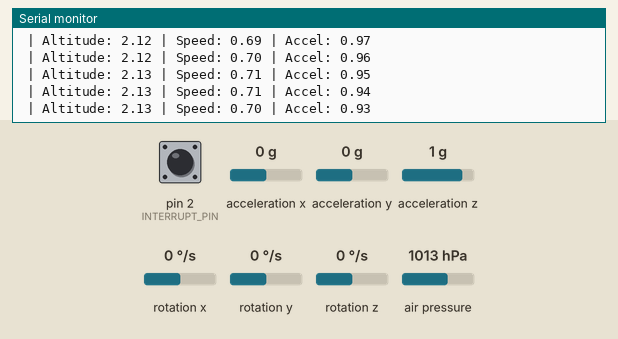
Bench run of a sketch on a simulated Arduino Uno, built with avr-gcc and run on an emulated ATmega328P. Parts: the last lines printed to the serial monitor. The inputs (shaded band) are chosen by the test bench; at power-on: acceleration x 0 g, acceleration y 0 g, acceleration z 1 g, air pressure 1013 hPa, pin 2 (INTERRUPT_PIN) LOW, rotation x 0 °/s, rotation y 0 °/s, rotation z 0 °/s. The sensor or clock chip raises its interrupt line as the real part does.

Above: at 1.7 s.
1.8 s: acceleration x set to -1.4 g
At 1.84 s:
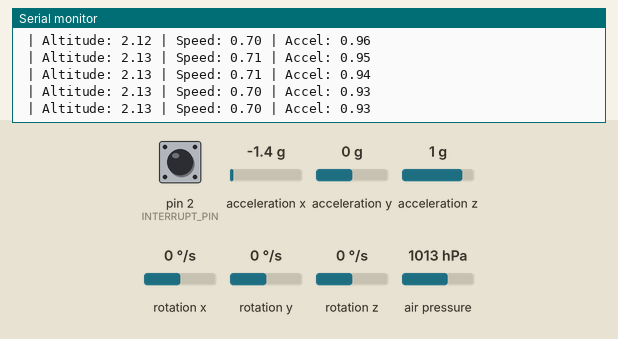
4.8 s: acceleration y set to -1.4 g
At 4.92 s:
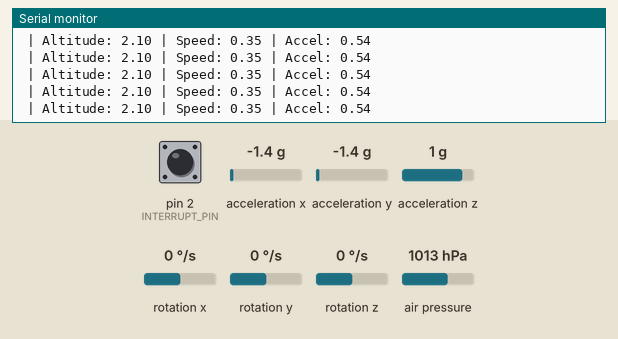
6.3 s: acceleration z set to -1.4 g
At 6.39 s:
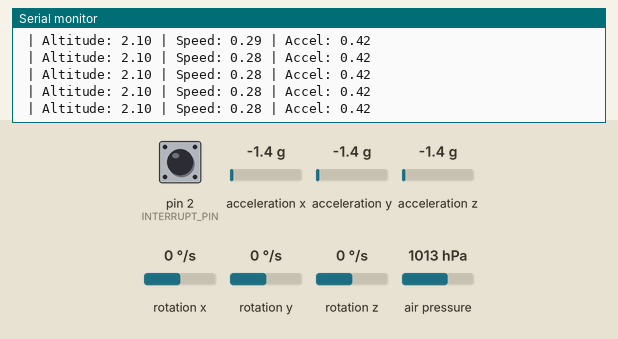
7.8 s: air pressure set to 952 hPa
At 7.85 s:
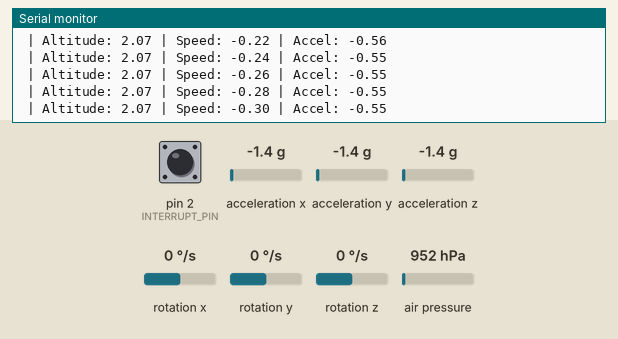
Timing chart, 0 to 10.3 s (numbered marks = the images above; inputs shaded):
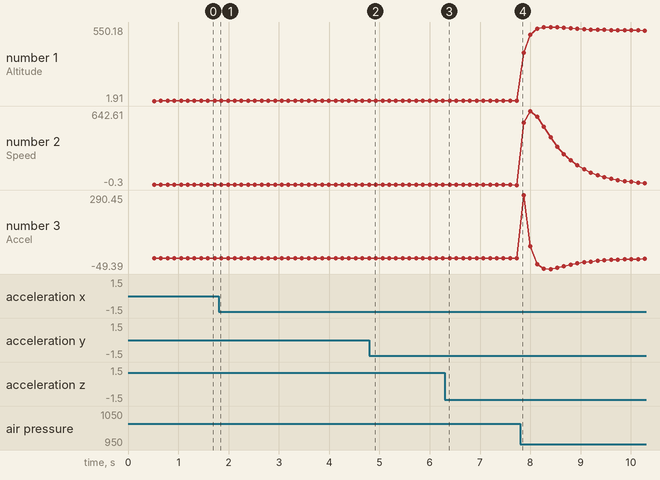

Measured:
- plotted number 1: 2.13 → 2.1 after the input at 1.8 s, 2.1 → 2.07 after the input at 6.3 s, 2.07 → 524.21 after the input at 7.8 s
- plotted number 2: 0.7 → 0.35 after the input at 1.8 s, 0.35 → 0.28 after the input at 4.8 s, 0.28 → -0.3 after the input at 6.3 s, -0.3 → 16.7 after the input at 7.8 s
- plotted number 3: 0.93 → 0.54 after the input at 1.8 s, 0.54 → 0.42 after the input at 4.8 s, 0.42 → -0.55 after the input at 6.3 s, -0.55 → -2.91 after the input at 7.8 s

The sketch:

1.0.ino
```cpp
#include <Wire.h>
#include <Adafruit_BMP280.h>
#include "MPU6050_6Axis_MotionApps20.h"

//kalkis icin hiz verisi 5 m/s den buyuk

//leds
const uint8_t LEDa = 27;
const uint8_t LEDb = 26;
const uint8_t LEDc = 25;
const uint8_t LEDd = 33;
const uint8_t LEDe = 32;

const uint8_t LED[5] = { LEDa, LEDb, LEDc, LEDd, LEDe };

int x=0;
const int chipSelect = 53; // SD kart modülü CS pini

unsigned long previousMillis = 0;
const long interval = 1000;  // 1 saniye

// Sensör nesneleri
Adafruit_BMP280 bmp;
MPU6050 mpu;

// Zaman adımı: dt, Python tarafından hesaplanan ortalama değere göre (0.12 s)
float dt = 0.12;

// Kalman filtre için durum vektörü: [altitude, vertical velocity, vertical acceleration]
// Burada vertical acceleration, kontrol girişi olarak kullanılacaktır.
float m_n[3] = {0.0, 0.0, 0.0};  // Başlangıç durumu (yükseklik, dikey hız,dikey ivme)
float P_n[3][3] = { {1, 0, 0}, {0, 1, 0}, {0, 0, 1} };

// Sabit ivmeli model için sistem dinamik matrisi F:
float F[3][3] = {
  {1, dt, 0.5 * dt * dt},
  {0, 1, dt},
  {0, 0, 1}
};

// Python optimizasyonundan elde edilen Q (süreç gürültüsü kovaryansı):
float Q[3][3] = {
  {0.1, 0,   0},
  {0,   0.1, 0},
  {0,   0,   0.1}
};

// Ölçüm gürültüsü: Ölçümde yalnızca altimetre kullanıldığından, R bir skaler olarak 0.1 alınır.
float R_meas = 0.1;

// Ölçüm matrisi: yalnızca altimetre ölçümü kullanılır, H_new = [1, 0, 0]
float H_new[1][3] = { {1, 0, 0} };

// MPU6050 DMP için
#define INTERRUPT_PIN 2
volatile bool MPUInterrupt = false;
bool DMPReady = false;
uint8_t devStatus;
uint16_t packetSize;
uint8_t FIFOBuffer[64];

Quaternion q;
VectorFloat gravity;
float ypr[3];  // Yaw, Pitch, Roll

// MPU6050 DMP Interrupt Handler
void DMPDataReady() {
  MPUInterrupt = true;
}

// Yardımcı: 3x3 matris çarpımı (A * B, sonuç 3x3)
void mat3Mul(float A[3][3], float B[3][3], float C[3][3]) {
  for (int i = 0; i < 3; i++){
    for (int j = 0; j < 3; j++){
      C[i][j] = 0;
      for (int k = 0; k < 3; k++){
        C[i][j] += A[i][k] * B[k][j];
      }
    }
  }
}

// Yardımcı: 3x3 matrisin transpozu ile çarpımı (A * F^T, F^T[i][j]=F[j][i])
void mat3MulFTrans(float A[3][3], float F_mat[3][3], float C[3][3]) {
  for (int i = 0; i < 3; i++){
    for (int j = 0; j < 3; j++){
      C[i][j] = 0;
      for (int k = 0; k < 3; k++){
        C[i][j] += A[i][k] * F_mat[j][k];
      }
    }
  }
}

/*
  Modified Kalman Filter:
  - Prediction aşamasında kontrol girişi olarak MPU6050’den okunan vertical ivme (accel_meas) kullanılır.
  - Durum güncellemesi, yalnızca altimetre (BMP280) ölçümü kullanılarak inovasyon hesaplanır.

  Prediction:
    x_pred[0] = m_n[0] + m_n[1]*dt + 0.5*dt^2 * accel_meas;
    x_pred[1] = m_n[1] + dt * accel_meas;
    x_pred[2] = accel_meas;    // Ölçülen ivme direkt atanır.

  Measurement update:
    y = alt_meas - x_pred[0];
    S = P_pred[0][0] + R_meas;
    K = P_pred(:,0) / S;
    x_updated = x_pred + K * y;
*/

void kalmanFilter_modified(float alt_meas, float accel_meas) {
  // 1. Tahmin Aşaması
  float x_pred[3];
  x_pred[0] = m_n[0] + m_n[1] * dt + 0.5 * dt * dt * accel_meas;
  x_pred[1] = m_n[1] + dt * accel_meas;
  x_pred[2] = accel_meas;

  // P_pred = F * P_n * F^T + Q
  float temp[3][3];
  float P_pred[3][3];
  mat3Mul(F, P_n, temp);
  mat3MulFTrans(temp, F, P_pred);
  for (int i = 0; i < 3; i++){
    for (int j = 0; j < 3; j++){
      P_pred[i][j] += Q[i][j];
    }
  }

  // 2. Ölçüm İnovasyonu: Sadece altimetre ölçümü kullanılır
  float y = alt_meas - x_pred[0];

  // 3. İnovasyon Kovaryansı: S = P_pred[0][0] + R_meas
  float S = P_pred[0][0] + R_meas;
  if (S == 0) return;

  // 4. Kalman Kazancı: K = P_pred(:,0) / S
  float K[3];
  K[0] = P_pred[0][0] / S;
  K[1] = P_pred[1][0] / S;
  K[2] = P_pred[2][0] / S;

  // 5. Durum Güncellemesi
  float x_updated[3];
  x_updated[0] = x_pred[0] + K[0] * y;
  x_updated[1] = x_pred[1] + K[1] * y;
  x_updated[2] = x_pred[2] + K[2] * y;

  // 6. Kovaryans Güncellemesi: P = (I - K * H_new) * P_pred, H_new = [1, 0, 0]
  float I_KH[3][3];
  for (int i = 0; i < 3; i++){
    for (int j = 0; j < 3; j++){
      float KH = (j == 0) ? K[i] : 0;
      I_KH[i][j] = (i == j ? 1.0 : 0.0) - KH;
    }
  }
  float P_updated[3][3] = { {0,0,0}, {0,0,0}, {0,0,0} };
  for (int i = 0; i < 3; i++){
    for (int j = 0; j < 3; j++){
      for (int k = 0; k < 3; k++){
        P_updated[i][j] += I_KH[i][k] * P_pred[k][j];
      }
    }
  }

  // Global durum ve kovaryans güncellemesi
  for (int i = 0; i < 3; i++){
    m_n[i] = x_updated[i]; //(dikey hız )
    for (int j = 0; j < 3; j++){
      P_n[i][j] = P_updated[i][j];
    }
  }
}

/*void writeToSD(float altitude, float verticalSpeed, float verticalAccel, float yaw, float pitch, float roll){
    File dataFile = SD.open("sensor_data.txt", FILE_WRITE);

    if (dataFile) {
        dataFile.print(millis()); // Zaman damgası
        dataFile.print(",");
        dataFile.print("Yükseklik:");
        dataFile.print(m_n[0]);
        dataFile.print(",");
        dataFile.print("Dikey Hız:");
        dataFile.print(m_n[1]);
        dataFile.print(",");
        dataFile.print("Dikey İvme:");
        dataFile.print(m_n[2]);
        dataFile.print(",");
        dataFile.print("Yaw:");
        dataFile.print(ypr[0]);
        dataFile.print(",");
        dataFile.print("Pitch:");
        dataFile.print(ypr[1]);
        dataFile.print(",");
        dataFile.print("Roll:");
        dataFile.print(ypr[2]);
        dataFile.print(",");
        dataFile.println(); // Yeni satır eklenmeli

        dataFile.close();
        Serial.println("Veri SD karta yazıldı");
    } else {
        Serial.println("SD kart yazma hatası!");
    }
}*/

void roketinKalkisaGecmesi (){
  if(m_n[1] > 2.5 && m_n[0] >= 880){

    Serial.println("Roket kalkışa geçti");
    x++;
    //flaşakaydet
  }
}
void burnout(){
  if(m_n[2] < 0.5 && m_n[2] > -0.5)
  {
    x++;
  }
}

void apogee(){
  if(m_n[1]<= 0.7){
    Serial.println("Roket apogee ulaştı");
    //fitile güç gidecek
    x++;
    digitalWrite(LED[3],HIGH);
    //flaşakaydet
  }
}

void parasut2 (){ // zeminden yuksekligin hesaplanmasi lazim
  if (400< m_n[0] && m_n[0]<600){
    Serial.println("Roket 2. paraşüt aşamasına geçti");
     //fitile güç gidecek
   x++;
  //flaşakaydet
  }

}

void alcalmaKontrol(){
  if(m_n[1]==0 && m_n[2]==0){
    Serial.println("Roket yere iniş yaptı GPS verisi al");
    // gps verisi
  }
}

void setup() {
  Serial.begin(115200);
  Wire.begin();
  Wire.setClock(400000);

  for (uint8_t i = 0; i < 5; i++) {   // Tüm pinleri döngüyle ayarla
    pinMode(LED[i], OUTPUT);      // Çıkış yap
    digitalWrite(LED[i], LOW);    // Başlangıçta söndür
  }

  // Optimize edilmiş Q ve R parametrelerini ekrana yazdırıyoruz:
  Serial.println("Optimized Kalman Filter Parameters:");
  Serial.println("Q:");
  Serial.println("0.1  0    0");
  Serial.println("0    0.1  0");
  Serial.println("0    0    0.1");
  Serial.println("R:");
  Serial.println("0.1");

  // BMP280 Başlatma (I2C adresi 0x76 veya 0x77 olabilir)
  if (!bmp.begin(0x76)) {
    Serial.println("BMP280 sensor not detected.");
    while (1);
  }

  Serial.println("Initializing MPU6050...");
  mpu.initialize();
  pinMode(INTERRUPT_PIN, INPUT);
  Serial.println(mpu.testConnection() ? "MPU6050 connection successful" : "MPU6050 connection failed");

  devStatus = mpu.dmpInitialize();
  if (devStatus == 0) {
    mpu.CalibrateAccel(6);
    mpu.CalibrateGyro(6);
    mpu.PrintActiveOffsets();

    mpu.setDMPEnabled(true);
    attachInterrupt(digitalPinToInterrupt(INTERRUPT_PIN), DMPDataReady, RISING);
    Serial.println("DMP ready!");
    DMPReady = true;
    packetSize = mpu.dmpGetFIFOPacketSize();
  } else {
    Serial.print("DMP Initialization failed (code ");
    Serial.print(devStatus);
    Serial.println(")");
  }

//  if (!SD.begin(chipSelect)) {
//      Serial.println("SD kart başlatılamadı");
//  } else {
//      Serial.println("SD kart başlatıldı");
//  }
}

void loop() {
  if (!DMPReady) return;

  // MPU6050'dan verileri oku (sadece vertical ivme için)
  if (mpu.dmpGetCurrentFIFOPacket(FIFOBuffer)) {
    mpu.dmpGetQuaternion(&q, FIFOBuffer);
    mpu.dmpGetGravity(&gravity, &q);
    mpu.dmpGetYawPitchRoll(ypr, &q, &gravity); // Bu satır eklendi, böylece ypr güncellenir.
  }

  // BMP280'dan altimetre ölçümü (deniz seviyesi basıncı 1013.25 hPa)
  float altitude = bmp.readAltitude(1013.25);
  // MPU6050'dan okunan vertical ivme: gravity.z (kontrol girişi olarak kullanılacak)
  float accel_z = gravity.z;

  // Kalman filtresi uygulaması: altimetre ölçümü, kontrol girişi olarak accel_z
  kalmanFilter_modified(altitude, accel_z);

  // Kalman filtresi sonuçları: m_n[0] = güncellenmiş altimetre, m_n[1] = hız, m_n[2] = ivme
  Serial.print(" | Altitude: "); Serial.print(m_n[0]);
  Serial.print(" | Speed: "); Serial.print(m_n[1]);
  Serial.print(" | Accel: "); Serial.println(m_n[2]);

  // MPU6050 açıları (Yaw, Pitch, Roll) seri yazdırma
  //Serial.print("Yaw: "); Serial.print(ypr[0], 4);
  //Serial.print(" | Pitch: "); Serial.print(ypr[1], 4);
  //Serial.print(" | Roll: "); Serial.println(ypr[2], 4);

  // Derece cinsinden açıları da yazdırma
  float yawDeg = ypr[0] * 180.0 / PI;
  float pitchDeg = ypr[1] * 180.0 / PI;
  float rollDeg = ypr[2] * 180.0 / PI;
  //Serial.print("Yaw (°): "); Serial.print(yawDeg, 2);
  //Serial.print(" | Pitch (°): "); Serial.print(pitchDeg, 2);
  //Serial.print(" | Roll (°): "); Serial.println(rollDeg, 2);

  delay(120);  // dt ~ 0.12 s

 unsigned long currentMillis = millis();

  // if (currentMillis - previousMillis >= interval) {
  //   previousMillis = currentMillis;
  //   writeToSD(m_n[0], m_n[1], m_n[2], ypr[0], ypr[1], ypr[2]);
  // }

  switch(x){
    case 0:
        roketinKalkisaGecmesi ();
      break;
      // burnout ekle importante
    case 7:
      burnout();

    case 1:
      apogee(); // eger hiz  100m/s den kucukse ve aci eksiye duserse parasut
      // aci sagklikliysa ve hiz eksiye duserse parashut
      break;

    case 3:
      parasut2 ();
      break;

    case 4:
      alcalmaKontrol();
      break;
    }

}
```
